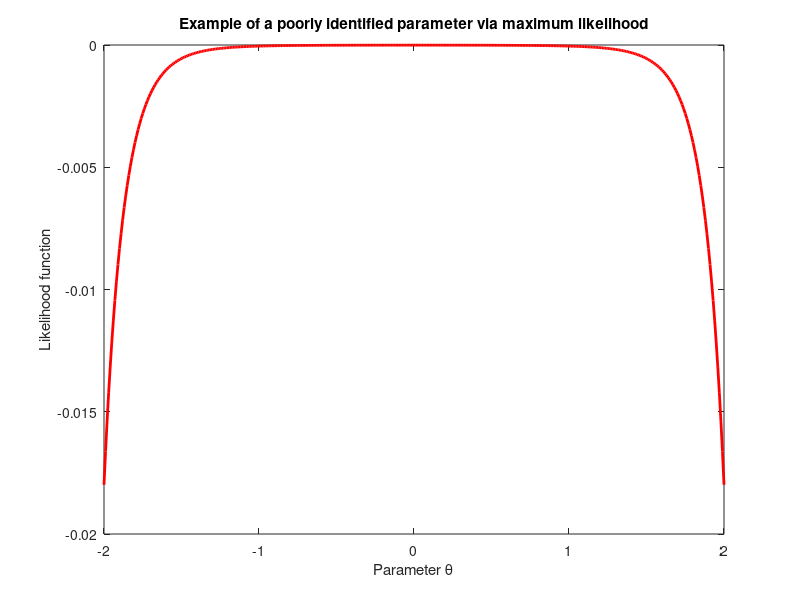

The MATLAB script that drew this image:
% flat_plot.m plots an illustrative example of a problem with poorly identified minimum

x=(-2:.01:2)';

y=-1./(1+exp(+12-2*x.^2));

plot(x,y,'-r','Linewidth',2);
title('Example of a poorly identified parameter via maximum likelihood');
xlabel('Parameter \theta');
ylabel('Likelihood function');

